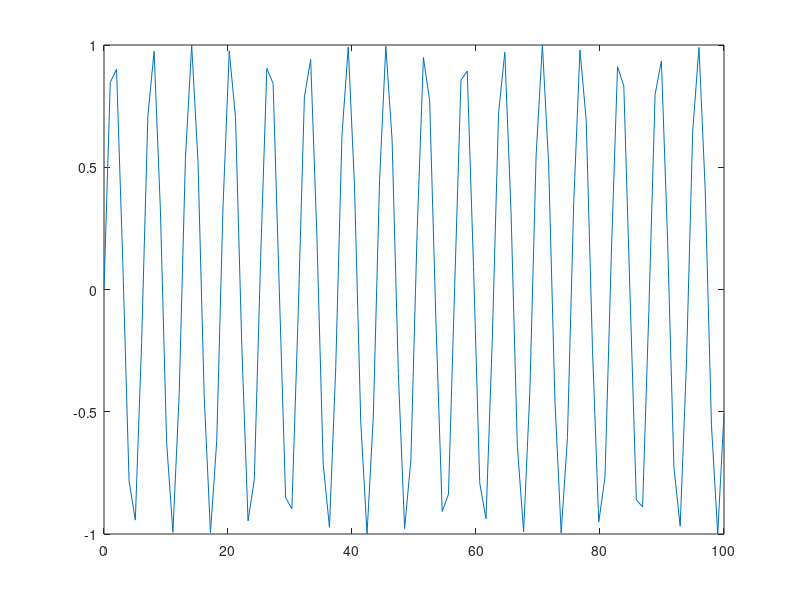
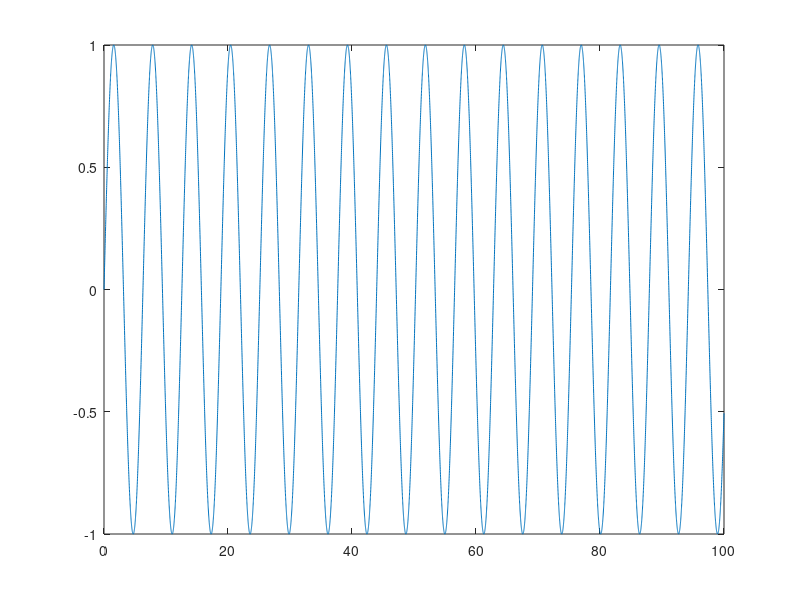
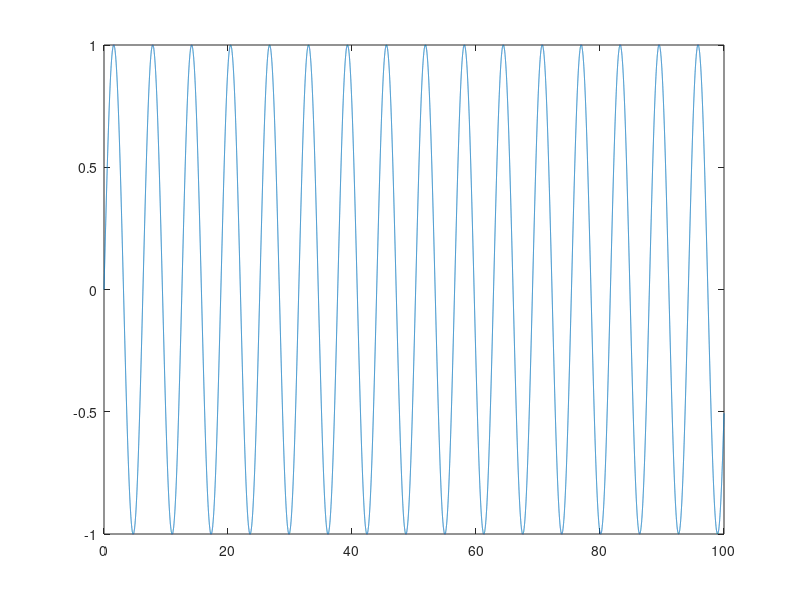
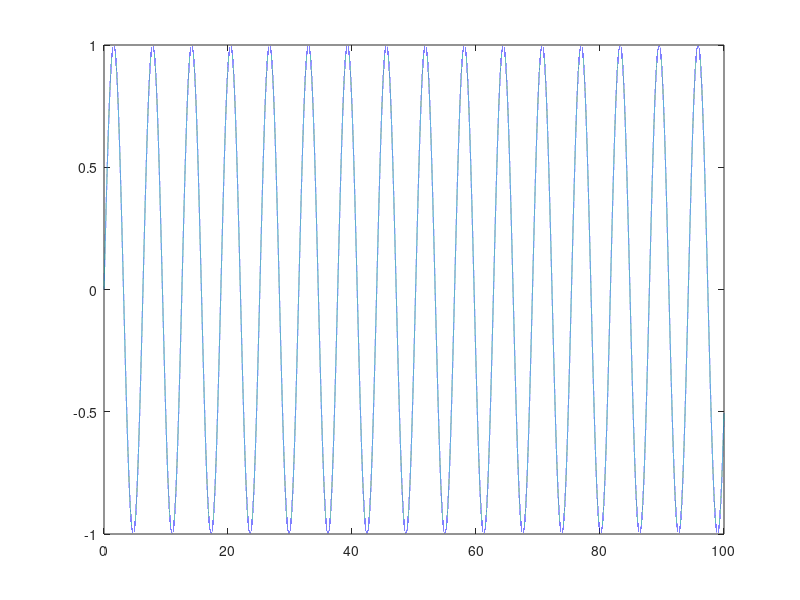

MATLAB code for these plots, in order:
% Performance baseline. Writes only below .audit/runtime-baseline.
audit_root = fileparts(fileparts(mfilename('fullpath')));
baseline = fullfile(audit_root,'.audit','runtime-baseline');
inline_dir = fullfile(baseline,'tex','performance','inline');
external_dir = fullfile(baseline,'tex','performance','external');
data_dir = fullfile(baseline,'data','performance','external');
results_dir = fullfile(baseline,'results');
for p={inline_dir,external_dir,data_dir,results_dir}
    if ~exist(p{1},'dir'), mkdir(p{1}); end
end
addpath(fullfile(audit_root,'src'));
counts = [100,10000,100000,1000000];
fid=fopen(fullfile(results_dir,'performance-export.tsv'),'w');
cleanup_fid=onCleanup(@()fclose(fid));
fprintf(fid,'points\tmode\texport_seconds\ttex_bytes\tdata_bytes\tstatus\terror\n');
for n=counts
    close all; fig=figure('visible','off'); x=linspace(0,100,n); plot(x,sin(x));
    for mode={'inline','external'}
        error_message=''; status='PASS'; data_bytes=0;
        if strcmp(mode{1},'inline')
            target=fullfile(inline_dir,sprintf('line-%d.tex',n));
        else
            target=fullfile(external_dir,sprintf('line-%d.tex',n));
        end
        started=tic;
        try
            if strcmp(mode{1},'inline')
                matlab2tikz(target,'figurehandle',fig,'standalone',true,'showInfo',false);
            else
                matlab2tikz(target,'figurehandle',fig,'standalone',true,'showInfo',false, ...
                    'externalData',true,'dataPath',data_dir, ...
                    'relativeDataPath','../../../data/performance/external');
            end
        catch err
            status='FAIL'; error_message=err.message;
        end
        elapsed=toc(started); tex_bytes=0;
        d=dir(target); if ~isempty(d), tex_bytes=d(1).bytes; end
        if strcmp(mode{1},'external')
            [dummy,name]=fileparts(target);
            d=dir(fullfile(data_dir,[name '-*.tsv']));
            if ~isempty(d), data_bytes=sum([d.bytes]); end
        end
        error_message=strrep(strrep(error_message,sprintf('\r'),' '),sprintf('\n'),' ');
        fprintf(fid,'%d\t%s\t%.6f\t%d\t%d\t%s\t%s\n',n,mode{1},elapsed, ...
            tex_bytes,data_bytes,status,error_message);
        fprintf('PERF_EXPORT|%d|%s|%.6f|%d|%d|%s\n',n,mode{1},elapsed, ...
            tex_bytes,data_bytes,status);
    end
end
